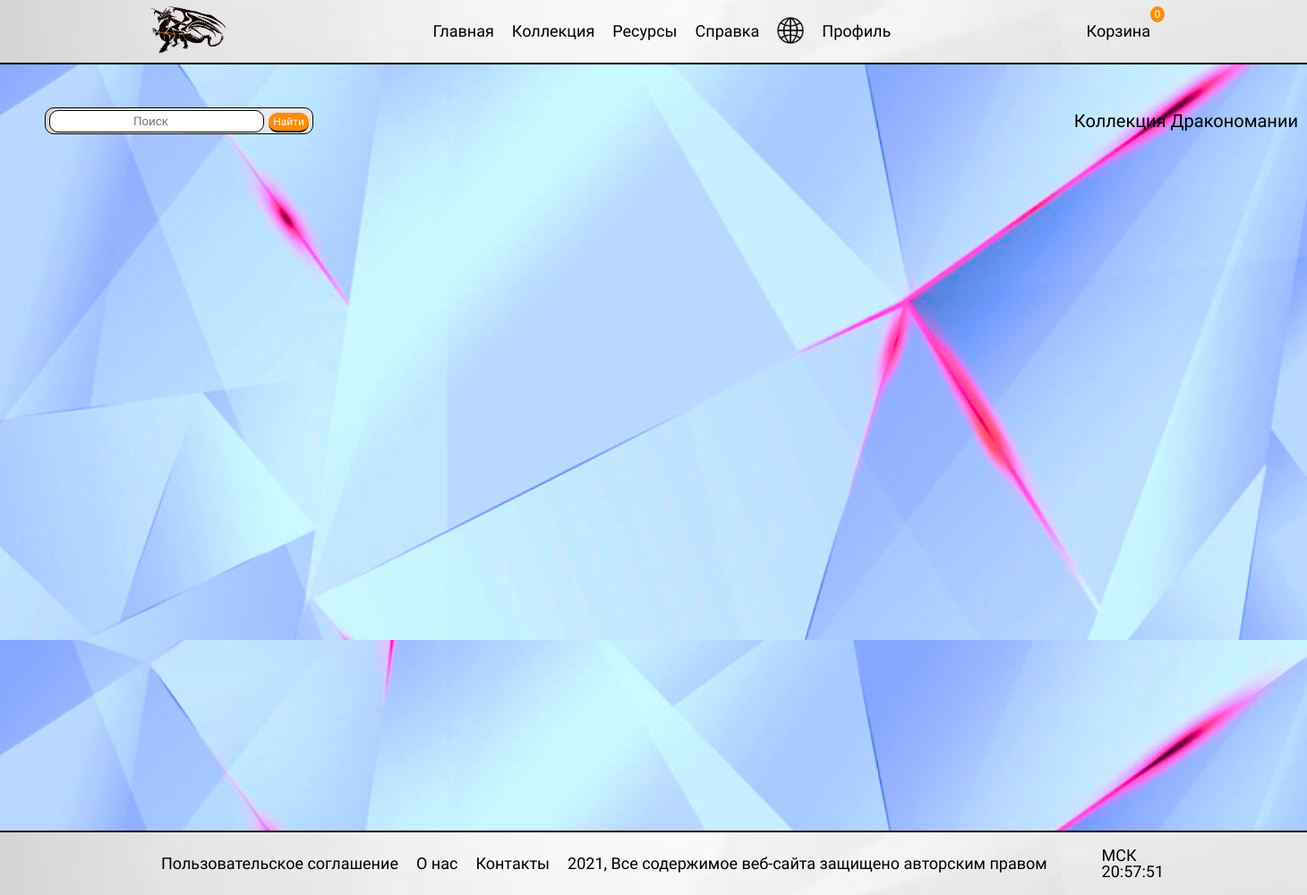
The page /dragons_catalog on the database as committed earlier.
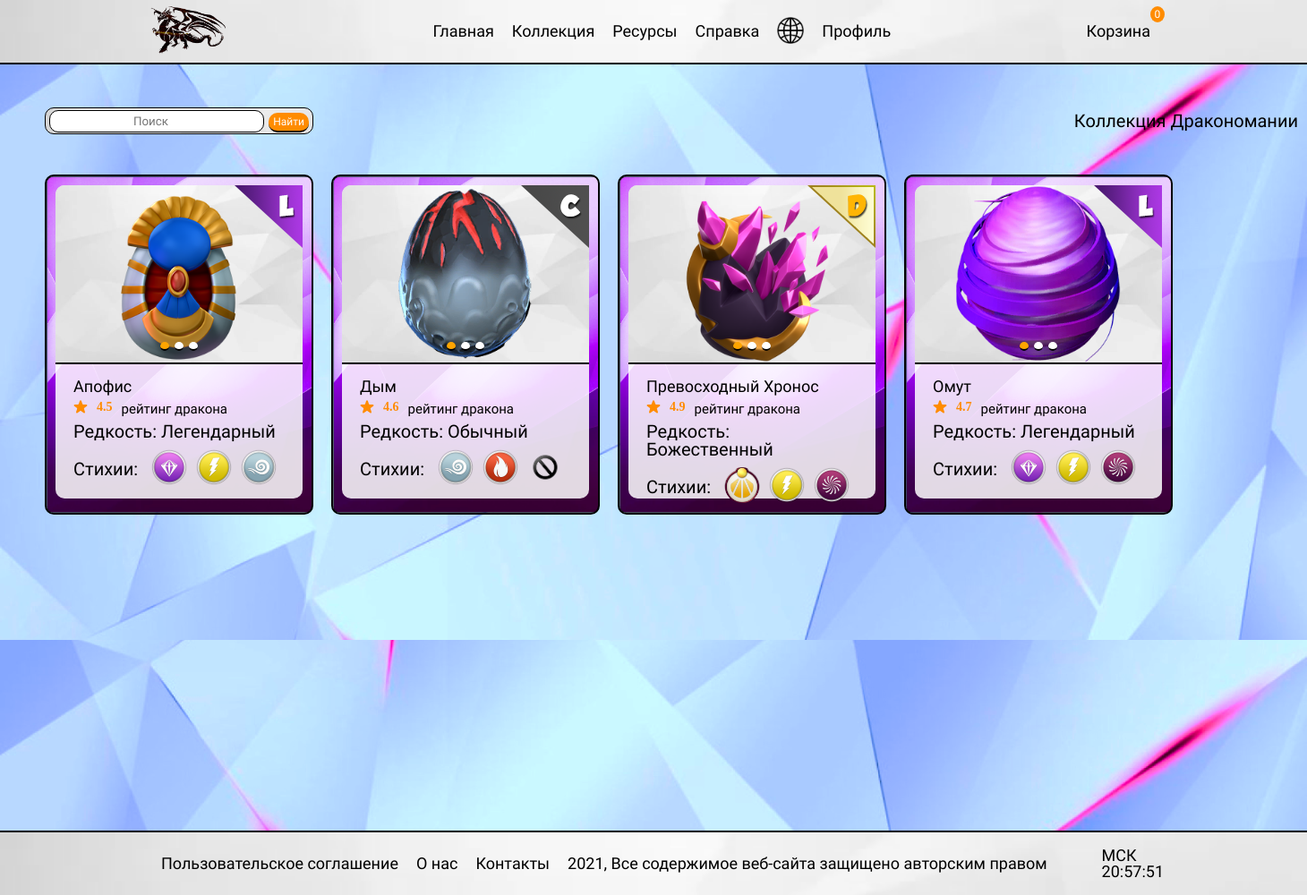
The same page on the database as committed later.
### Draco/models.py (models this page shows, shortened)
class DragonTranslation(models.Model):
    name = models.CharField('Имя', max_length=20)
    rarity = models.CharField('Редкость', max_length=20)
    description1 = models.TextField('Описание', max_length=1000)
    description2 = models.TextField('Получение', max_length=1000)
    description3 = models.TextField('Разведение', max_length=1000)
    el1 = models.TextField('Элемент 1', max_length=20)
    el2 = models.TextField('Элемент 2', max_length=20)
    el3 = models.TextField('Элемент 3', max_length=20)
    dragon = models.ForeignKey(Dragon, on_delete=models.CASCADE)
    language = models.CharField('Язык', max_length=2)
    class Meta:
        verbose_name = 'Дракон перевод'
        verbose_name_plural = 'Драконы перевод'

class Dragon(models.Model):
    image1 = models.ImageField('Изображение яйцо', upload_to="web_media/dragons")
    image2 = models.ImageField('Изображение взрослый', upload_to="web_media/dragons")
    image3 = models.ImageField('Изображение детёныша', upload_to="web_media/dragons")
    element1 = models.ImageField('Стихия 1', upload_to="web_media/elements/")
    element2 = models.ImageField('Стихия 2', upload_to="web_media/elements/")
    element3 = models.ImageField('Стихия 3', upload_to="web_media/elements/")
    rating = models.FloatField('Рейтинг', default=0)
    dmg = models.IntegerField('Урон', default=0)
    hp = models.IntegerField('Здоровье', default=0)
    gold = models.IntegerField('Золото/час', default=0)
    exp = models.IntegerField('Опыт за получение', default=0)
    sale = models.IntegerField('Продажа', default=0)
    points = models.IntegerField('Очки за сбор', default=0)
    background = models.ImageField('Задний фон карточек', upload_to="web_media/other/")
    usual_pic = models.ImageField('Обычный редкость', upload_to="web_media/info/")
    class Meta:
        verbose_name = 'Дракон'
        verbose_name_plural = 'Драконы'

### Draco/views.py (the view)
# urls.py: path('dragons_catalog', views.dragons_catalog, name='dragons_catalog'),
def dragons_catalog(request):
    dragons_in_catalog = DragonTranslation.objects.filter(language=request.LANGUAGE_CODE)
    return render(request, 'Draco/dragons_catalog.html',
                  {
                      'title': 'Все драконы',
                      'dragons_in_catalog': dragons_in_catalog,
                  })

### Draco/templates/Draco/dragons_catalog.html (shortened to what this page needs)
{% extends 'Draco/base.html' %}
{% block content %}
    {% load i18n %}
    <div class="wrapper__dragons_catalog">
        <div class="collection">
            <div class="collection__header">
                <div class="collection__search">
                    <form class="form-inline" action="dragon_list">
                        <input class="form-control dragons__search" type="search" name="search" placeholder={%  trans "Поиск" %} aria-label={%  trans "Поиск" %}>
                        <button class="dragons__search-btn" type="submit">{%  trans "Найти" %}</button>
                    </form>
                </div>
                <a href="/" class="collection__title">{%  trans "Коллекция Дракономании" %}</a>
            </div>
        </div>
        <div class="collection__carts">
            {% for el in dragons_in_catalog %}
            <article class="product">
                <div class="product__background">
                <a href="dragons?id={{ el.dragon.id }}" class="product__image">
                    <div class="product__rarity">
                        <img src="{{ el.dragon.usual_pic.url }}" alt={%  trans "Редкость" %}>
                    </div>
                    <div class="product__switch image-switch">
                        <div class="image-switch__item">
                            <div class="image-switch__img">
                                <img src="{{ el.dragon.image1.url }}" alt={%  trans "Форма дракона 1" %}>
                            </div>
                        </div>
                        <div class="image-switch__item">
                        </div>
                        <div class="image-switch__item">
                        </div>
                    </div>
                    <ul class="product__image-pagination image-pagination" aria-hidden="true"></ul>
                </a>
                <h3 class="product__title dragon-title">
                    <a href="dragons?id={{ el.dragon.id }}">{{ el.name }}</a>
                </h3>
                <div class="product__props">
                    <span class="product__rating">
                        {{ el.dragon.rating }}
                    </span>
                    <span class="product__testimonials">{%  trans "рейтинг дракона" %}</span>
                </div>
                 <div class="product__dragon_info">
                     <span class="product__term">{%  trans "Редкость:" %} {{ el.rarity }}</span>
                 </div>
                <div class="product__price product-price dragon-catalog">
                    <span class="product-dragon__about">{%  trans "Стихии:" %}</span>
                    <span class="product__dragon_elements"><img src="{{ el.dragon.element1.url }}" alt={%  trans "Главная стихия" %}></span>
                    <span class="product__dragon_elements"><img src="{{ el.dragon.element2.url }}" alt={%  trans "Вторая стихия" %}></span>
                    <span class="product__dragon_elements"><img src="{{ el.dragon.element3.url }}" alt={%  trans "Третья стихия" %}></span>
                </div>
                </div>
            </article >
            {% endfor %}
        </div>
    </div>
{% endblock %}

### Draco/templates/Draco/base.html (shortened to what this page needs)
<!doctype html>
<html lang="ru">
<head>
    <link rel="stylesheet" href="/static/draco/css/main_file.css">
    <link rel="stylesheet" href="https://unpkg.com/swiper/swiper-bundle.min.css" />
</head>
<body>
{% load i18n %}
<div class="wrapper">
    <header id="header" class="header lock-padding">
        <div class="header__container">
            <a href="/" class="header__logo"><img alt={% trans "Логотип" %} src="/media/web_media/other/Icon_Logo.png"></a>
            <div class="header__menu menu">
                <nav class="menu__body">
                    <ul class="menu__list">
                        <li><a href="/" class="menu__link">{% trans "Главная" %}</a></li>
                        <li>
                            <a href="javascript:void(0);" class="menu__link">{% trans "Коллекция" %}</a>
                        </li>
                        <li>
                            <a href="javascript:void(0);" class="menu__link">{% trans "Ресурсы" %}</a>
                        </li>
                        <li>
                            <a href="javascript:void(0);" class="menu__link">{% trans "Справка" %}</a>
                        </li>
                        <li>
                            <a href="javascript:void(0);" class="menu__link"><img src="/media/web_media/other/global-icon.png" alt={% trans "Смена языка" %}></a>
                        </li>
                        <li>
                            {% if request.user.is_authenticated %}
                            <a href="javascript:void(0);" class="menu__link">{% trans "Профиль" %}</a>
                            <span class="menu__arrow"></span>
                            <ul class="menu__sub-list">
                                <li><a href="javascript:void(0);" class="menu__sub-link">{{ user.username }}</a></li>
                                <li><a href="javascript:void(0);" class="menu__sub-link">{% trans "Форум" %}</a></li>
                                <li><a href="{% url 'draconomania_store' %}" class="menu__sub-link">{% trans "Магазин" %}</a></li>
                                <li><a href="do_logout" class="menu__sub-link">{% trans "Выйти" %}</a></li>
                            </ul>
                                {% else %}
                                <a href="javascript:void(0);" class="menu__link">{% trans "Профиль" %}</a>
                            {% endif %}
                        </li>
                    </ul>
                </nav>
            </div>
            <div class="header__cart cart" tabindex="0">
                <div class="cart__text">
                    {% trans "Корзина" %}
                    <span class="cart__quantity">0</span>
                </div>
            </div>
        </div>
    </header>
    <main class="page__base" {% if not wide %} style="height:1000px;" {% endif %}>
       {% block content %}{% endblock %}
    </main>
    <footer class="footer">
        <div class="footer__container">
            <nav class="footer__menu">
                <ul class="menu__list">
                    <li><a href="#popup_1" class="popup__link">{% trans "Пользовательское соглашение" %}</a></li>
                    <li><a href="#popup_2" class="popup__link">{% trans "О нас" %}</a></li>
                    <li><a href="#popup_3" class="popup__link">{% trans "Контакты" %}</a></li>
                    <li><a href="javascript:void(0);" class="menu__link">{% trans "2021, All website content subjected to copyright" %}</a></li>
                </ul>
            </nav>
            <div class="time">{% trans "МСК" %}<div id="time"></div></div>
        </div>
    </footer>
</div>
</body>
</html>

### Draco/static/Draco/css/main_file.css (style rules this page uses)
* { padding: 0; margin: 0; border: 0; }
*,*:before, *:after { -moz-box-sizing: border-box; -webkit-box-sizing: border-box; box-sizing: border-box; }
nav,footer,header,aside { display: block; }
button { cursor: pointer; }
a, a:visited { text-decoration: none; }
ul li { list-style: none; }
html,body { height: 100%; width: 100%; line-height: 1; font-size: 14px; -ms-text-size-adjust: 100%; -moz-text-size-adjust: 100%; -webkit-text-size-adjust: 100%; }
input,button,textarea { font-family: inherit; }
:root { --color-light: orange; --color-stars: darkorange; --color-red: red; --color-black: black; --color-white: white; --color-grey: gainsboro; --color-darkgrey: darkgrey; --font-family-main: 'Balsamiq Sans', cursive; }
.wrapper { width: 100%; min-height: 100%; }
.page__base { top: 0; left: 0; width: 100%; background: url("/media/web_media/other/BG_Catalog.png"); background-size: contain; }
.header { position: fixed; top: 0; left: 0; width: 100%; z-index: 10; background: url("/media/web_media/other/background-header-menu.png"); background-size: cover; border-bottom: 2px solid var(--color-black); }
.header__container { max-width: 1200px; margin: 0 auto; display: flex; padding: 0 30px; align-items: center; justify-content: space-between; min-height: 70px; }
.header__logo { position: relative; z-index: 5; }
.header__logo img { width: 100px; height: 65px; object-fit: contain; }
.menu__list > li { position: relative; margin: 0 0 0 20px; }
.menu__link { color: var(--color-black); font-size: 18px; font-family: var(--font-family-main); }
@media (min-width: 767px) { .menu__list { display: flex; align-items: center; } }
@media (min-width: 767px) { .menu__list > li { padding: 10px 0; } }
.footer { position: fixed; bottom: 0; left: 0; width: 100%; z-index: 10; background: url("/media/web_media/other/background-header-menu.png"); background-size: cover; border-top: 2px solid var(--color-black); }
.footer__container { max-width: 1200px; margin: 0 auto; display: flex; padding: 0 30px; align-items: center; justify-content: space-between; min-height: 70px; }
.time { color: var(--color-black); font-size: 18px; font-family: var(--font-family-main); }
.popup__link { font-family: var(--font-family-main); font-size: 18px; font-weight: 400; color: var(--color-black); }

### Draco/static/Draco/css/main_page.css (style rules this page uses)
.menu__link img { width: 30px; height: 30px; object-fit: cover; }

### Draco/static/Draco/css/homes_islands.css (style rules this page uses)
* { padding: 0; margin: 0; border: 0; }
*,*:before, *:after { -moz-box-sizing: border-box; -webkit-box-sizing: border-box; box-sizing: border-box; }
nav,footer,header,aside { display: block; }
button { cursor: pointer; }
a, a:visited { text-decoration: none; }
ul li { list-style: none; }
html,body { height: 100%; width: 100%; line-height: 1; font-size: 14px; -ms-text-size-adjust: 100%; -moz-text-size-adjust: 100%; -webkit-text-size-adjust: 100%; }
input,button,textarea { font-family: inherit; }
:root { --color-stars: darkorange; --color-red: red; --color-black: black; --color-white: white; --color-grey: gainsboro; --color-darkgrey: darkgrey; --font-family-main: 'Balsamiq Sans', cursive; }

### Draco/static/Draco/css/product_modal_cart.css (style rules this page uses)
.cart { position: relative; margin: 0 15px; }
.cart__text { font-family: 'Balsamiq Sans', cursive; font-size: 18px; color: var(--color-black); }
.cart__quantity { position: absolute; transform: translateY(-50%); color: var(--color-white); background-color: var(--color-stars); margin: -10px 0 0 0; border-radius: 100%; padding: 3px; min-height: 16px; min-width: 16px; display: inline-flex; align-items: center; justify-content: center; font-size: 12px; font-family: 'Balsamiq Sans', cursive; line-height: 1; }

Rows that differ between the two databases and show on the page:
added DragonTranslation: dragon.usual_pic (picture), dragon.image1 (picture), name "Апофис", dragon.rating "4.5", rarity "Легендарный", dragon.element1 (picture), dragon.element2 (picture), dragon.element3 (picture)
added DragonTranslation: dragon.usual_pic (picture), dragon.image1 (picture), name "Дым", dragon.rating "4.6", rarity "Обычный", dragon.element1 (picture), dragon.element2 (picture), dragon.element3 (picture)
added DragonTranslation: dragon.usual_pic (picture), dragon.image1 (picture), name "Превосходный Хронос", dragon.rating "4.9", rarity "Божественный", dragon.element1 (picture), dragon.element2 (picture), dragon.element3 (picture)
added DragonTranslation: dragon.usual_pic (picture), dragon.image1 (picture), name "Омут", dragon.rating "4.7", rarity "Легендарный", dragon.element1 (picture), dragon.element2 (picture), dragon.element3 (picture)
